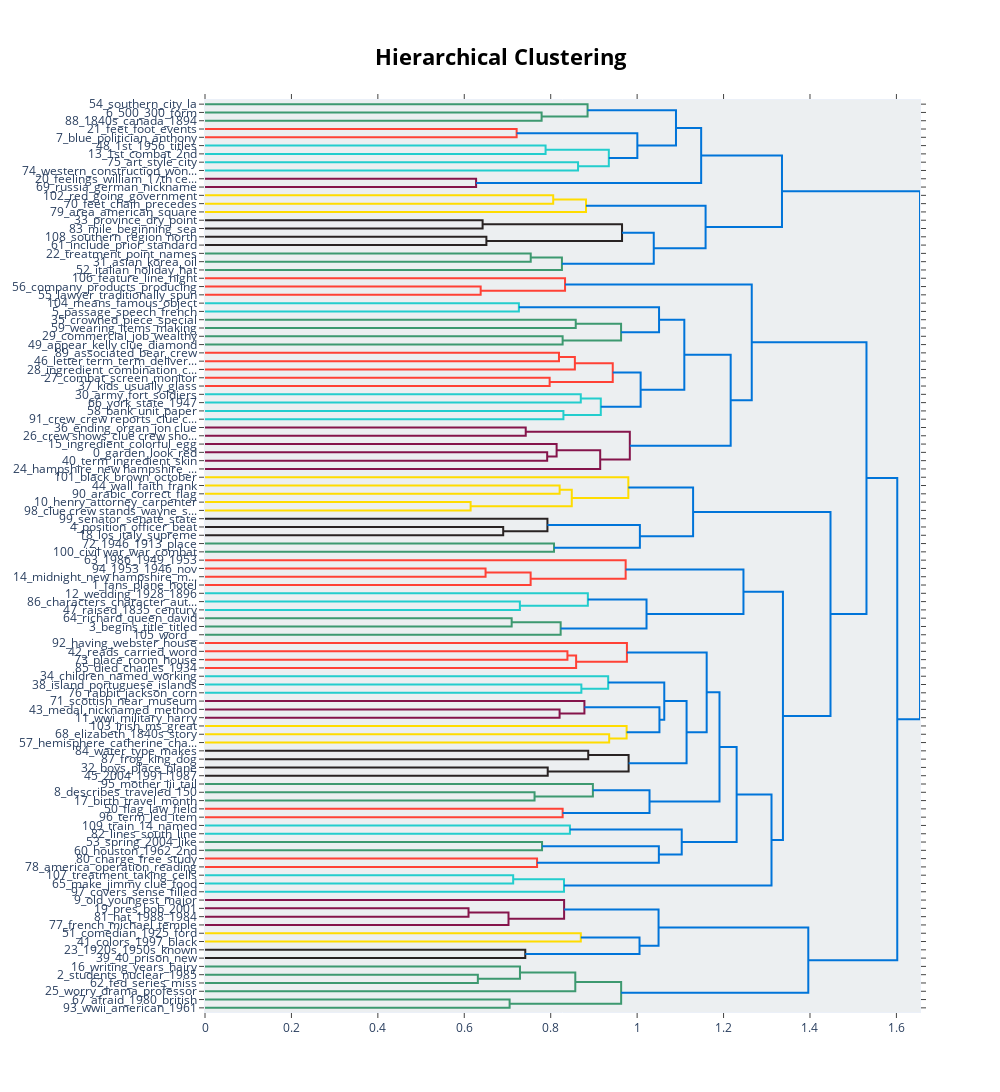

Source (notebook cell):
### Code cell
# If you want to visualize hierarchical clustering of topics
topic_model.visualize_hierarchy()

### Figure 1 — Plotly figure (JSON) as saved in the notebook; plotly's stock layout.template omitted (floating-point values rounded to 4 significant figures)
{"data": [{"hoverinfo": "text", "marker": {"color": "rgb(61,153,112)"}, "mode": "lines", "type": "scatter", "x": [0.0, 0.779, 0.779, 0.0], "xaxis": "x", "y": [-15.0, -15.0, -25.0, -25.0], "yaxis": "y"}, {"hoverinfo": "text", "marker": {"color": "rgb(61,153,112)"}, "mode": "lines", "type": "scatter", "x": [0.0, 0.8853, 0.8853, 0.779], "xaxis": "x", "y": [-5.0, -5.0, -20.0, -20.0], "yaxis": "y"}, {"hoverinfo": "text", "marker": {"color": "rgb(255,65,54)"}, "mode": "lines", "type": "scatter", "x": [0.0, 0.7212, 0.7212, 0.0], "xaxis": "x", "y": [-35.0, -35.0, -45.0, -45.0], "yaxis": "y"}, {"hoverinfo": "text", "marker": {"color": "rgb(35,205,205)"}, "mode": "lines", "type": "scatter", "x": [0.0, 0.7881, 0.7881, 0.0], "xaxis": "x", "y": [-55.0, -55.0, -65.0, -65.0], "yaxis": "y"}, {"hoverinfo": "text", "marker": {"color": "rgb(35,205,205)"}, "mode": "lines", "type": "scatter", "x": [0.0, 0.8633, 0.8633, 0.0], "xaxis": "x", "y": [-75.0, -75.0, -85.0, -85.0], "yaxis": "y"}, {"hoverinfo": "text", "marker": {"color": "rgb(35,205,205)"}, "mode": "lines", "type": "scatter", "x": [0.7881, 0.9345, 0.9345, 0.8633], "xaxis": "x", "y": [-60.0, -60.0, -80.0, -80.0], "yaxis": "y"}, {"hoverinfo": "text", "marker": {"color": "rgb(0,116,217)"}, "mode": "lines", "type": "scatter", "x": [0.7212, 1.0, 1.0, 0.9345], "xaxis": "x", "y": [-40.0, -40.0, -70.0, -70.0], "yaxis": "y"}, {"hoverinfo": "text", "marker": {"color": "rgb(0,116,217)"}, "mode": "lines", "type": "scatter", "x": [0.8853, 1.09, 1.09, 1.0], "xaxis": "x", "y": [-12.5, -12.5, -55.0, -55.0], "yaxis": "y"}, {"hoverinfo": "text", "marker": {"color": "rgb(133,20,75)"}, "mode": "lines", "type": "scatter", "x": [0.0, 0.6273, 0.6273, 0.0], "xaxis": "x", "y": [-95.0, -95.0, -105.0, -105.0], "yaxis": "y"}, {"hoverinfo": "text", "marker": {"color": "rgb(0,116,217)"}, "mode": "lines", "type": "scatter", "x": [1.09, 1.148, 1.148, 0.6273], "xaxis": "x", "y": [-33.75, -33.75, -100.0, -100.0], "yaxis": "y"}, {"hoverinfo": "text", "marker": {"color": "rgb(255,220,0)"}, "mode": "lines", "type": "scatter", "x": [0.0, 0.8058, 0.8058, 0.0], "xaxis": "x", "y": [-115.0, -115.0, -125.0, -125.0], "yaxis": "y"}, {"hoverinfo": "text", "marker": {"color": "rgb(255,220,0)"}, "mode": "lines", "type": "scatter", "x": [0.8058, 0.8817, 0.8817, 0.0], "xaxis": "x", "y": [-120.0, -120.0, -135.0, -135.0], "yaxis": "y"}, {"hoverinfo": "text", "marker": {"color": "rgb(40,35,35)"}, "mode": "lines", "type": "scatter", "x": [0.0, 0.6424, 0.6424, 0.0], "xaxis": "x", "y": [-145.0, -145.0, -155.0, -155.0], "yaxis": "y"}, {"hoverinfo": "text", "marker": {"color": "rgb(40,35,35)"}, "mode": "lines", "type": "scatter", "x": [0.0, 0.6512, 0.6512, 0.0], "xaxis": "x", "y": [-165.0, -165.0, -175.0, -175.0], "yaxis": "y"}, {"hoverinfo": "text", "marker": {"color": "rgb(40,35,35)"}, "mode": "lines", "type": "scatter", "x": [0.6424, 0.9651, 0.9651, 0.6512], "xaxis": "x", "y": [-150.0, -150.0, -170.0, -170.0], "yaxis": "y"}, {"hoverinfo": "text", "marker": {"color": "rgb(61,153,112)"}, "mode": "lines", "type": "scatter", "x": [0.0, 0.7538, 0.7538, 0.0], "xaxis": "x", "y": [-185.0, -185.0, -195.0, -195.0], "yaxis": "y"}, {"hoverinfo": "text", "marker": {"color": "rgb(61,153,112)"}, "mode": "lines", "type": "scatter", "x": [0.7538, 0.826, 0.826, 0.0], "xaxis": "x", "y": [-190.0, -190.0, -205.0, -205.0], "yaxis": "y"}, {"hoverinfo": "text", "marker": {"color": "rgb(0,116,217)"}, "mode": "lines", "type": "scatter", "x": [0.9651, 1.038, 1.038, 0.826], "xaxis": "x", "y": [-160.0, -160.0, -197.5, -197.5], "yaxis": "y"}, {"hoverinfo": "text", "marker": {"color": "rgb(0,116,217)"}, "mode": "lines", "type": "scatter", "x": [0.8817, 1.158, 1.158, 1.038], "xaxis": "x", "y": [-127.5, -127.5, -178.8, -178.8], "yaxis": "y"}, {"hoverinfo": "text", "marker": {"color": "rgb(0,116,217)"}, "mode": "lines", "type": "scatter", "x": [1.148, 1.335, 1.335, 1.158], "xaxis": "x", "y": [-66.88, -66.88, -153.1, -153.1], "yaxis": "y"}, {"hoverinfo": "text", "marker": {"color": "rgb(255,65,54)"}, "mode": "lines", "type": "scatter", "x": [0.0, 0.6379, 0.6379, 0.0], "xaxis": "x", "y": [-225.0, -225.0, -235.0, -235.0], "yaxis": "y"}, {"hoverinfo": "text", "marker": {"color": "rgb(255,65,54)"}, "mode": "lines", "type": "scatter", "x": [0.0, 0.8332, 0.8332, 0.6379], "xaxis": "x", "y": [-215.0, -215.0, -230.0, -230.0], "yaxis": "y"}, {"hoverinfo": "text", "marker": {"color": "rgb(35,205,205)"}, "mode": "lines", "type": "scatter", "x": [0.0, 0.7263, 0.7263, 0.0], "xaxis": "x", "y": [-245.0, -245.0, -255.0, -255.0], "yaxis": "y"}, {"hoverinfo": "text", "marker": {"color": "rgb(61,153,112)"}, "mode": "lines", "type": "scatter", "x": [0.0, 0.8579, 0.8579, 0.0], "xaxis": "x", "y": [-265.0, -265.0, -275.0, -275.0], "yaxis": "y"}, {"hoverinfo": "text", "marker": {"color": "rgb(61,153,112)"}, "mode": "lines", "type": "scatter", "x": [0.0, 0.8276, 0.8276, 0.0], "xaxis": "x", "y": [-285.0, -285.0, -295.0, -295.0], "yaxis": "y"}, {"hoverinfo": "text", "marker": {"color": "rgb(61,153,112)"}, "mode": "lines", "type": "scatter", "x": [0.8579, 0.9629, 0.9629, 0.8276], "xaxis": "x", "y": [-270.0, -270.0, -290.0, -290.0], "yaxis": "y"}, {"hoverinfo": "text", "marker": {"color": "rgb(0,116,217)"}, "mode": "lines", "type": "scatter", "x": [0.7263, 1.051, 1.051, 0.9629], "xaxis": "x", "y": [-250.0, -250.0, -280.0, -280.0], "yaxis": "y"}, {"hoverinfo": "text", "marker": {"color": "rgb(255,65,54)"}, "mode": "lines", "type": "scatter", "x": [0.0, 0.8191, 0.8191, 0.0], "xaxis": "x", "y": [-305.0, -305.0, -315.0, -315.0], "yaxis": "y"}, {"hoverinfo": "text", "marker": {"color": "rgb(255,65,54)"}, "mode": "lines", "type": "scatter", "x": [0.8191, 0.8559, 0.8559, 0.0], "xaxis": "x", "y": [-310.0, -310.0, -325.0, -325.0], "yaxis": "y"}, {"hoverinfo": "text", "marker": {"color": "rgb(255,65,54)"}, "mode": "lines", "type": "scatter", "x": [0.0, 0.7976, 0.7976, 0.0], "xaxis": "x", "y": [-335.0, -335.0, -345.0, -345.0], "yaxis": "y"}, {"hoverinfo": "text", "marker": {"color": "rgb(255,65,54)"}, "mode": "lines", "type": "scatter", "x": [0.8559, 0.9436, 0.9436, 0.7976], "xaxis": "x", "y": [-317.5, -317.5, -340.0, -340.0], "yaxis": "y"}, {"hoverinfo": "text", "marker": {"color": "rgb(35,205,205)"}, "mode": "lines", "type": "scatter", "x": [0.0, 0.8696, 0.8696, 0.0], "xaxis": "x", "y": [-355.0, -355.0, -365.0, -365.0], "yaxis": "y"}, {"hoverinfo": "text", "marker": {"color": "rgb(35,205,205)"}, "mode": "lines", "type": "scatter", "x": [0.0, 0.8294, 0.8294, 0.0], "xaxis": "x", "y": [-375.0, -375.0, -385.0, -385.0], "yaxis": "y"}, {"hoverinfo": "text", "marker": {"color": "rgb(35,205,205)"}, "mode": "lines", "type": "scatter", "x": [0.8696, 0.9159, 0.9159, 0.8294], "xaxis": "x", "y": [-360.0, -360.0, -380.0, -380.0], "yaxis": "y"}, {"hoverinfo": "text", "marker": {"color": "rgb(0,116,217)"}, "mode": "lines", "type": "scatter", "x": [0.9436, 1.008, 1.008, 0.9159], "xaxis": "x", "y": [-328.8, -328.8, -370.0, -370.0], "yaxis": "y"}, {"hoverinfo": "text", "marker": {"color": "rgb(0,116,217)"}, "mode": "lines", "type": "scatter", "x": [1.051, 1.109, 1.109, 1.008], "xaxis": "x", "y": [-265.0, -265.0, -349.4, -349.4], "yaxis": "y"}, {"hoverinfo": "text", "marker": {"color": "rgb(133,20,75)"}, "mode": "lines", "type": "scatter", "x": [0.0, 0.7422, 0.7422, 0.0], "xaxis": "x", "y": [-395.0, -395.0, -405.0, -405.0], "yaxis": "y"}, {"hoverinfo": "text", "marker": {"color": "rgb(133,20,75)"}, "mode": "lines", "type": "scatter", "x": [0.0, 0.7918, 0.7918, 0.0], "xaxis": "x", "y": [-425.0, -425.0, -435.0, -435.0], "yaxis": "y"}, {"hoverinfo": "text", "marker": {"color": "rgb(133,20,75)"}, "mode": "lines", "type": "scatter", "x": [0.0, 0.8137, 0.8137, 0.7918], "xaxis": "x", "y": [-415.0, -415.0, -430.0, -430.0], "yaxis": "y"}, {"hoverinfo": "text", "marker": {"color": "rgb(133,20,75)"}, "mode": "lines", "type": "scatter", "x": [0.8137, 0.9145, 0.9145, 0.0], "xaxis": "x", "y": [-422.5, -422.5, -445.0, -445.0], "yaxis": "y"}, {"hoverinfo": "text", "marker": {"color": "rgb(133,20,75)"}, "mode": "lines", "type": "scatter", "x": [0.7422, 0.9831, 0.9831, 0.9145], "xaxis": "x", "y": [-400.0, -400.0, -433.8, -433.8], "yaxis": "y"}, {"hoverinfo": "text", "marker": {"color": "rgb(0,116,217)"}, "mode": "lines", "type": "scatter", "x": [1.109, 1.216, 1.216, 0.9831], "xaxis": "x", "y": [-307.2, -307.2, -416.9, -416.9], "yaxis": "y"}, {"hoverinfo": "text", "marker": {"color": "rgb(0,116,217)"}, "mode": "lines", "type": "scatter", "x": [0.8332, 1.265, 1.265, 1.216], "xaxis": "x", "y": [-222.5, -222.5, -362.0, -362.0], "yaxis": "y"}, {"hoverinfo": "text", "marker": {"color": "rgb(255,220,0)"}, "mode": "lines", "type": "scatter", "x": [0.0, 0.8207, 0.8207, 0.0], "xaxis": "x", "y": [-465.0, -465.0, -475.0, -475.0], "yaxis": "y"}, {"hoverinfo": "text", "marker": {"color": "rgb(255,220,0)"}, "mode": "lines", "type": "scatter", "x": [0.0, 0.6147, 0.6147, 0.0], "xaxis": "x", "y": [-485.0, -485.0, -495.0, -495.0], "yaxis": "y"}, {"hoverinfo": "text", "marker": {"color": "rgb(255,220,0)"}, "mode": "lines", "type": "scatter", "x": [0.8207, 0.8488, 0.8488, 0.6147], "xaxis": "x", "y": [-470.0, -470.0, -490.0, -490.0], "yaxis": "y"}, {"hoverinfo": "text", "marker": {"color": "rgb(255,220,0)"}, "mode": "lines", "type": "scatter", "x": [0.0, 0.9796, 0.9796, 0.8488], "xaxis": "x", "y": [-455.0, -455.0, -480.0, -480.0], "yaxis": "y"}, {"hoverinfo": "text", "marker": {"color": "rgb(40,35,35)"}, "mode": "lines", "type": "scatter", "x": [0.0, 0.6901, 0.6901, 0.0], "xaxis": "x", "y": [-515.0, -515.0, -525.0, -525.0], "yaxis": "y"}, {"hoverinfo": "text", "marker": {"color": "rgb(40,35,35)"}, "mode": "lines", "type": "scatter", "x": [0.0, 0.7924, 0.7924, 0.6901], "xaxis": "x", "y": [-505.0, -505.0, -520.0, -520.0], "yaxis": "y"}, {"hoverinfo": "text", "marker": {"color": "rgb(61,153,112)"}, "mode": "lines", "type": "scatter", "x": [0.0, 0.8077, 0.8077, 0.0], "xaxis": "x", "y": [-535.0, -535.0, -545.0, -545.0], "yaxis": "y"}, {"hoverinfo": "text", "marker": {"color": "rgb(0,116,217)"}, "mode": "lines", "type": "scatter", "x": [0.7924, 1.006, 1.006, 0.8077], "xaxis": "x", "y": [-512.5, -512.5, -540.0, -540.0], "yaxis": "y"}, {"hoverinfo": "text", "marker": {"color": "rgb(0,116,217)"}, "mode": "lines", "type": "scatter", "x": [0.9796, 1.13, 1.13, 1.006], "xaxis": "x", "y": [-467.5, -467.5, -526.2, -526.2], "yaxis": "y"}, {"hoverinfo": "text", "marker": {"color": "rgb(255,65,54)"}, "mode": "lines", "type": "scatter", "x": [0.0, 0.6493, 0.6493, 0.0], "xaxis": "x", "y": [-565.0, -565.0, -575.0, -575.0], "yaxis": "y"}, {"hoverinfo": "text", "marker": {"color": "rgb(255,65,54)"}, "mode": "lines", "type": "scatter", "x": [0.6493, 0.7536, 0.7536, 0.0], "xaxis": "x", "y": [-570.0, -570.0, -585.0, -585.0], "yaxis": "y"}, {"hoverinfo": "text", "marker": {"color": "rgb(255,65,54)"}, "mode": "lines", "type": "scatter", "x": [0.0, 0.9735, 0.9735, 0.7536], "xaxis": "x", "y": [-555.0, -555.0, -577.5, -577.5], "yaxis": "y"}, {"hoverinfo": "text", "marker": {"color": "rgb(35,205,205)"}, "mode": "lines", "type": "scatter", "x": [0.0, 0.7286, 0.7286, 0.0], "xaxis": "x", "y": [-605.0, -605.0, -615.0, -615.0], "yaxis": "y"}, {"hoverinfo": "text", "marker": {"color": "rgb(35,205,205)"}, "mode": "lines", "type": "scatter", "x": [0.0, 0.886, 0.886, 0.7286], "xaxis": "x", "y": [-595.0, -595.0, -610.0, -610.0], "yaxis": "y"}, {"hoverinfo": "text", "marker": {"color": "rgb(61,153,112)"}, "mode": "lines", "type": "scatter", "x": [0.0, 0.7097, 0.7097, 0.0], "xaxis": "x", "y": [-625.0, -625.0, -635.0, -635.0], "yaxis": "y"}, {"hoverinfo": "text", "marker": {"color": "rgb(61,153,112)"}, "mode": "lines", "type": "scatter", "x": [0.7097, 0.823, 0.823, 0.0], "xaxis": "x", "y": [-630.0, -630.0, -645.0, -645.0], "yaxis": "y"}, {"hoverinfo": "text", "marker": {"color": "rgb(0,116,217)"}, "mode": "lines", "type": "scatter", "x": [0.886, 1.022, 1.022, 0.823], "xaxis": "x", "y": [-602.5, -602.5, -637.5, -637.5], "yaxis": "y"}, {"hoverinfo": "text", "marker": {"color": "rgb(0,116,217)"}, "mode": "lines", "type": "scatter", "x": [0.9735, 1.246, 1.246, 1.022], "xaxis": "x", "y": [-566.2, -566.2, -620.0, -620.0], "yaxis": "y"}, {"hoverinfo": "text", "marker": {"color": "rgb(255,65,54)"}, "mode": "lines", "type": "scatter", "x": [0.0, 0.8387, 0.8387, 0.0], "xaxis": "x", "y": [-665.0, -665.0, -675.0, -675.0], "yaxis": "y"}, {"hoverinfo": "text", "marker": {"color": "rgb(255,65,54)"}, "mode": "lines", "type": "scatter", "x": [0.8387, 0.8588, 0.8588, 0.0], "xaxis": "x", "y": [-670.0, -670.0, -685.0, -685.0], "yaxis": "y"}, {"hoverinfo": "text", "marker": {"color": "rgb(255,65,54)"}, "mode": "lines", "type": "scatter", "x": [0.0, 0.9764, 0.9764, 0.8588], "xaxis": "x", "y": [-655.0, -655.0, -677.5, -677.5], "yaxis": "y"}, {"hoverinfo": "text", "marker": {"color": "rgb(35,205,205)"}, "mode": "lines", "type": "scatter", "x": [0.0, 0.8709, 0.8709, 0.0], "xaxis": "x", "y": [-705.0, -705.0, -715.0, -715.0], "yaxis": "y"}, {"hoverinfo": "text", "marker": {"color": "rgb(35,205,205)"}, "mode": "lines", "type": "scatter", "x": [0.0, 0.933, 0.933, 0.8709], "xaxis": "x", "y": [-695.0, -695.0, -710.0, -710.0], "yaxis": "y"}, {"hoverinfo": "text", "marker": {"color": "rgb(133,20,75)"}, "mode": "lines", "type": "scatter", "x": [0.0, 0.8206, 0.8206, 0.0], "xaxis": "x", "y": [-735.0, -735.0, -745.0, -745.0], "yaxis": "y"}, {"hoverinfo": "text", "marker": {"color": "rgb(133,20,75)"}, "mode": "lines", "type": "scatter", "x": [0.0, 0.878, 0.878, 0.8206], "xaxis": "x", "y": [-725.0, -725.0, -740.0, -740.0], "yaxis": "y"}, {"hoverinfo": "text", "marker": {"color": "rgb(255,220,0)"}, "mode": "lines", "type": "scatter", "x": [0.0, 0.9353, 0.9353, 0.0], "xaxis": "x", "y": [-765.0, -765.0, -775.0, -775.0], "yaxis": "y"}, {"hoverinfo": "text", "marker": {"color": "rgb(255,220,0)"}, "mode": "lines", "type": "scatter", "x": [0.0, 0.9757, 0.9757, 0.9353], "xaxis": "x", "y": [-755.0, -755.0, -770.0, -770.0], "yaxis": "y"}, {"hoverinfo": "text", "marker": {"color": "rgb(0,116,217)"}, "mode": "lines", "type": "scatter", "x": [0.878, 1.052, 1.052, 0.9757], "xaxis": "x", "y": [-732.5, -732.5, -762.5, -762.5], "yaxis": "y"}, {"hoverinfo": "text", "marker": {"color": "rgb(0,116,217)"}, "mode": "lines", "type": "scatter", "x": [0.933, 1.063, 1.063, 1.052], "xaxis": "x", "y": [-702.5, -702.5, -747.5, -747.5], "yaxis": "y"}, {"hoverinfo": "text", "marker": {"color": "rgb(40,35,35)"}, "mode": "lines", "type": "scatter", "x": [0.0, 0.8868, 0.8868, 0.0], "xaxis": "x", "y": [-785.0, -785.0, -795.0, -795.0], "yaxis": "y"}, {"hoverinfo": "text", "marker": {"color": "rgb(40,35,35)"}, "mode": "lines", "type": "scatter", "x": [0.0, 0.7931, 0.7931, 0.0], "xaxis": "x", "y": [-805.0, -805.0, -815.0, -815.0], "yaxis": "y"}, {"hoverinfo": "text", "marker": {"color": "rgb(40,35,35)"}, "mode": "lines", "type": "scatter", "x": [0.8868, 0.9803, 0.9803, 0.7931], "xaxis": "x", "y": [-790.0, -790.0, -810.0, -810.0], "yaxis": "y"}, {"hoverinfo": "text", "marker": {"color": "rgb(0,116,217)"}, "mode": "lines", "type": "scatter", "x": [1.063, 1.114, 1.114, 0.9803], "xaxis": "x", "y": [-725.0, -725.0, -800.0, -800.0], "yaxis": "y"}, {"hoverinfo": "text", "marker": {"color": "rgb(0,116,217)"}, "mode": "lines", "type": "scatter", "x": [0.9764, 1.161, 1.161, 1.114], "xaxis": "x", "y": [-666.2, -666.2, -762.5, -762.5], "yaxis": "y"}, {"hoverinfo": "text", "marker": {"color": "rgb(61,153,112)"}, "mode": "lines", "type": "scatter", "x": [0.0, 0.7626, 0.7626, 0.0], "xaxis": "x", "y": [-835.0, -835.0, -845.0, -845.0], "yaxis": "y"}, {"hoverinfo": "text", "marker": {"color": "rgb(61,153,112)"}, "mode": "lines", "type": "scatter", "x": [0.0, 0.8976, 0.8976, 0.7626], "xaxis": "x", "y": [-825.0, -825.0, -840.0, -840.0], "yaxis": "y"}, {"hoverinfo": "text", "marker": {"color": "rgb(255,65,54)"}, "mode": "lines", "type": "scatter", "x": [0.0, 0.8276, 0.8276, 0.0], "xaxis": "x", "y": [-855.0, -855.0, -865.0, -865.0], "yaxis": "y"}, {"hoverinfo": "text", "marker": {"color": "rgb(0,116,217)"}, "mode": "lines", "type": "scatter", "x": [0.8976, 1.029, 1.029, 0.8276], "xaxis": "x", "y": [-832.5, -832.5, -860.0, -860.0], "yaxis": "y"}, {"hoverinfo": "text", "marker": {"color": "rgb(0,116,217)"}, "mode": "lines", "type": "scatter", "x": [1.161, 1.191, 1.191, 1.029], "xaxis": "x", "y": [-714.4, -714.4, -846.2, -846.2], "yaxis": "y"}, {"hoverinfo": "text", "marker": {"color": "rgb(35,205,205)"}, "mode": "lines", "type": "scatter", "x": [0.0, 0.8445, 0.8445, 0.0], "xaxis": "x", "y": [-875.0, -875.0, -885.0, -885.0], "yaxis": "y"}, {"hoverinfo": "text", "marker": {"color": "rgb(61,153,112)"}, "mode": "lines", "type": "scatter", "x": [0.0, 0.78, 0.78, 0.0], "xaxis": "x", "y": [-895.0, -895.0, -905.0, -905.0], "yaxis": "y"}, {"hoverinfo": "text", "marker": {"color": "rgb(255,65,54)"}, "mode": "lines", "type": "scatter", "x": [0.0, 0.7684, 0.7684, 0.0], "xaxis": "x", "y": [-915.0, -915.0, -925.0, -925.0], "yaxis": "y"}, {"hoverinfo": "text", "marker": {"color": "rgb(0,116,217)"}, "mode": "lines", "type": "scatter", "x": [0.78, 1.05, 1.05, 0.7684], "xaxis": "x", "y": [-900.0, -900.0, -920.0, -920.0], "yaxis": "y"}, {"hoverinfo": "text", "marker": {"color": "rgb(0,116,217)"}, "mode": "lines", "type": "scatter", "x": [0.8445, 1.103, 1.103, 1.05], "xaxis": "x", "y": [-880.0, -880.0, -910.0, -910.0], "yaxis": "y"}, {"hoverinfo": "text", "marker": {"color": "rgb(0,116,217)"}, "mode": "lines", "type": "scatter", "x": [1.191, 1.23, 1.23, 1.103], "xaxis": "x", "y": [-780.3, -780.3, -895.0, -895.0], "yaxis": "y"}, {"hoverinfo": "text", "marker": {"color": "rgb(35,205,205)"}, "mode": "lines", "type": "scatter", "x": [0.0, 0.7132, 0.7132, 0.0], "xaxis": "x", "y": [-935.0, -935.0, -945.0, -945.0], "yaxis": "y"}, {"hoverinfo": "text", "marker": {"color": "rgb(35,205,205)"}, "mode": "lines", "type": "scatter", "x": [0.7132, 0.8307, 0.8307, 0.0], "xaxis": "x", "y": [-940.0, -940.0, -955.0, -955.0], "yaxis": "y"}, {"hoverinfo": "text", "marker": {"color": "rgb(0,116,217)"}, "mode": "lines", "type": "scatter", "x": [1.23, 1.311, 1.311, 0.8307], "xaxis": "x", "y": [-837.7, -837.7, -947.5, -947.5], "yaxis": "y"}, {"hoverinfo": "text", "marker": {"color": "rgb(0,116,217)"}, "mode": "lines", "type": "scatter", "x": [1.246, 1.337, 1.337, 1.311], "xaxis": "x", "y": [-593.1, -593.1, -892.6, -892.6], "yaxis": "y"}, {"hoverinfo": "text", "marker": {"color": "rgb(0,116,217)"}, "mode": "lines", "type": "scatter", "x": [1.13, 1.447, 1.447, 1.337], "xaxis": "x", "y": [-496.9, -496.9, -742.9, -742.9], "yaxis": "y"}, {"hoverinfo": "text", "marker": {"color": "rgb(0,116,217)"}, "mode": "lines", "type": "scatter", "x": [1.265, 1.531, 1.531, 1.447], "xaxis": "x", "y": [-292.3, -292.3, -619.9, -619.9], "yaxis": "y"}, {"hoverinfo": "text", "marker": {"color": "rgb(133,20,75)"}, "mode": "lines", "type": "scatter", "x": [0.0, 0.6098, 0.6098, 0.0], "xaxis": "x", "y": [-975.0, -975.0, -985.0, -985.0], "yaxis": "y"}, {"hoverinfo": "text", "marker": {"color": "rgb(133,20,75)"}, "mode": "lines", "type": "scatter", "x": [0.6098, 0.7024, 0.7024, 0.0], "xaxis": "x", "y": [-980.0, -980.0, -995.0, -995.0], "yaxis": "y"}, {"hoverinfo": "text", "marker": {"color": "rgb(133,20,75)"}, "mode": "lines", "type": "scatter", "x": [0.0, 0.831, 0.831, 0.7024], "xaxis": "x", "y": [-965.0, -965.0, -987.5, -987.5], "yaxis": "y"}, {"hoverinfo": "text", "marker": {"color": "rgb(255,220,0)"}, "mode": "lines", "type": "scatter", "x": [0.0, 0.8697, 0.8697, 0.0], "xaxis": "x", "y": [-1005.0, -1005.0, -1015.0, -1015.0], "yaxis": "y"}, {"hoverinfo": "text", "marker": {"color": "rgb(40,35,35)"}, "mode": "lines", "type": "scatter", "x": [0.0, 0.7411, 0.7411, 0.0], "xaxis": "x", "y": [-1025.0, -1025.0, -1035.0, -1035.0], "yaxis": "y"}, {"hoverinfo": "text", "marker": {"color": "rgb(0,116,217)"}, "mode": "lines", "type": "scatter", "x": [0.8697, 1.006, 1.006, 0.7411], "xaxis": "x", "y": [-1010.0, -1010.0, -1030.0, -1030.0], "yaxis": "y"}, {"hoverinfo": "text", "marker": {"color": "rgb(0,116,217)"}, "mode": "lines", "type": "scatter", "x": [0.831, 1.05, 1.05, 1.006], "xaxis": "x", "y": [-976.2, -976.2, -1020.0, -1020.0], "yaxis": "y"}, {"hoverinfo": "text", "marker": {"color": "rgb(61,153,112)"}, "mode": "lines", "type": "scatter", "x": [0.0, 0.6314, 0.6314, 0.0], "xaxis": "x", "y": [-1055.0, -1055.0, -1065.0, -1065.0], "yaxis": "y"}, {"hoverinfo": "text", "marker": {"color": "rgb(61,153,112)"}, "mode": "lines", "type": "scatter", "x": [0.0, 0.7289, 0.7289, 0.6314], "xaxis": "x", "y": [-1045.0, -1045.0, -1060.0, -1060.0], "yaxis": "y"}, {"hoverinfo": "text", "marker": {"color": "rgb(61,153,112)"}, "mode": "lines", "type": "scatter", "x": [0.7289, 0.8569, 0.8569, 0.0], "xaxis": "x", "y": [-1052.0, -1052.0, -1075.0, -1075.0], "yaxis": "y"}, {"hoverinfo": "text", "marker": {"color": "rgb(61,153,112)"}, "mode": "lines", "type": "scatter", "x": [0.0, 0.7049, 0.7049, 0.0], "xaxis": "x", "y": [-1085.0, -1085.0, -1095.0, -1095.0], "yaxis": "y"}, {"hoverinfo": "text", "marker": {"color": "rgb(61,153,112)"}, "mode": "lines", "type": "scatter", "x": [0.8569, 0.963, 0.963, 0.7049], "xaxis": "x", "y": [-1064.0, -1064.0, -1090.0, -1090.0], "yaxis": "y"}, {"hoverinfo": "text", "marker": {"color": "rgb(0,116,217)"}, "mode": "lines", "type": "scatter", "x": [1.05, 1.396, 1.396, 0.963], "xaxis": "x", "y": [-998.1, -998.1, -1077.0, -1077.0], "yaxis": "y"}, {"hoverinfo": "text", "marker": {"color": "rgb(0,116,217)"}, "mode": "lines", "type": "scatter", "x": [1.531, 1.602, 1.602, 1.396], "xaxis": "x", "y": [-456.1, -456.1, -1038.0, -1038.0], "yaxis": "y"}, {"hoverinfo": "text", "marker": {"color": "rgb(0,116,217)"}, "mode": "lines", "type": "scatter", "x": [1.335, 1.655, 1.655, 1.602], "xaxis": "x", "y": [-110.0, -110.0, -746.8, -746.8], "yaxis": "y"}], "layout": {"autosize": false, "height": 1850, "hoverlabel": {"bgcolor": "white", "font": {"family": "Rockwell", "size": 16}}, "hovermode": "closest", "plot_bgcolor": "#ECEFF1", "showlegend": false, "title": {"font": {"color": "Black", "size": 22}, "text": "<b>Hierarchical Clustering</b>", "x": 0.5, "xanchor": "center", "yanchor": "top"}, "width": 1000, "xaxis": {"mirror": "allticks", "rangemode": "tozero", "showgrid": false, "showline": true, "showticklabels": true, "ticks": "outside", "type": "linear", "zeroline": false}, "yaxis": {"mirror": "allticks", "range": [-1100, 0], "rangemode": "tozero", "showgrid": false, "showline": true, "showticklabels": true, "tickmode": "array", "ticks": "outside", "ticktext": ["54_southern_city_la", "6_500_300_form", "88_1840s_canada_1894", "21_feet_foot_events", "7_blue_politician_anthony", "48_1st_1956_titles", "13_1st_combat_2nd", "75_art_style_city", "74_western_construction_won...", "20_feelings_william_17th ce...", "69_russia_german_nickname", "102_red_going_government", "70_feet_chain_precedes", "79_area_american_square", "33_province_dry_point", "83_mile_beginning_sea", "108_southern_region_north", "61_include_prior_standard", "22_treatment_point_names", "31_asian_korea_oil", "52_italian_holiday_hat", "106_feature_line_night", "56_company_products_producing", "55_lawyer_traditionally_spun", "104_means_famous_object", "5_passage_speech_french", "35_crowned_piece_special", "59_wearing_items_making", "29_commercial_job_wealthy", "49_appear_kelly clue_diamond", "89_associated_bear_crew", "46_letter term_term_deliver...", "28_ingredient_combination_c...", "27_combat_screen_monitor", "37_kids_usually_glass", "30_army_fort_soldiers", "66_york_state_1947", "58_bank_unit_paper", "91_crew_crew reports_clue c...", "36_ending_organ_jon clue", "26_crew shows_clue crew sho...", "15_ingredient_colorful_egg", "0_garden_look_red", "40_term_ingredient_skin", "24_hampshire_new hampshire_...", "101_black_brown_october", "44_wall_faith_frank", "90_arabic_correct_flag", "10_henry_attorney_carpenter", "98_clue crew stands_wayne_s...", "99_senator_senate_state", "4_position_officer_beat", "18_los_italy_supreme", "72_1946_1913_place", "100_civil war_war_combat", "63_1986_1949_1953", "94_1953_1946_nov", "14_midnight_new hampshire_m...", "1_fans_plane_hotel", "12_wedding_1928_1896", "86_characters_character_aut...", "47_raised_1835_century", "64_richard_queen_david", "3_begins_title_titled", "105_word__", "92_having_webster_house", "42_reads_carried_word", "73_place_room_house", "85_died_charles_1934", "34_children_named_working", "38_island_portuguese_islands", "76_rabbit_jackson_corn", "71_scottish_near_museum", "43_medal_nicknamed_method", "11_wwi_military_harry", "103_irish_ms_great", "68_elizabeth_1840s_story", "57_hemisphere_catherine_cha...", "84_water_type_makes", "87_frog_king_dog", "32_boys_place_plane", "45_2004_1991_1987", "95_mother_iii_tail", "8_describes_traveled_150", "17_birth_travel_month", "50_flag_law_field", "96_term_led_item", "109_train_14_named", "82_lines_south_line", "53_spring_2004_like", "60_houston_1962_2nd", "80_charge_free_study", "78_america_operation_reading", "107_treatment_taking_cells", "65_make_jimmy clue_food", "97_covers_sense_filled", "9_old_youngest_major", "19_pres_bob_2001", "81_hat_1988_1984", "77_french_michael_temple", "51_comedian_1925_ford", "41_colors_1997_black", "23_1920s_1950s_known", "39_40_prison_new", "16_writing_years_hairy", "2_students_nuclear_1985", "62_fed_series_miss", "25_worry_drama_professor", "67_afraid_1980_british", "93_wwii_american_1961"], "tickvals": [-5, -15, -25, -35, -45, -55, -65, -75, -85, -95, -105, -115, -125, -135, -145, -155, -165, -175, -185, -195, -205, -215, -225, -235, -245, -255, -265, -275, -285, -295, -305, -315, -325, -335, -345, -355, -365, -375, -385, -395, -405, -415, -425, -435, -445, -455, -465, -475, -485, -495, -505, -515, -525, -535, -545, -555, -565, -575, -585, -595, -605, -615, -625, -635, -645, -655, -665, -675, -685, -695, -705, -715, -725, -735, -745, -755, -765, -775, -785, -795, -805, -815, -825, -835, -845, -855, -865, -875, -885, -895, -905, -915, -925, -935, -945, -955, -965, -975, -985, -995, -1005, -1015, -1025, -1035, -1045, -1055, -1065, -1075, -1085, -1095], "type": "linear", "zeroline": false}}}
